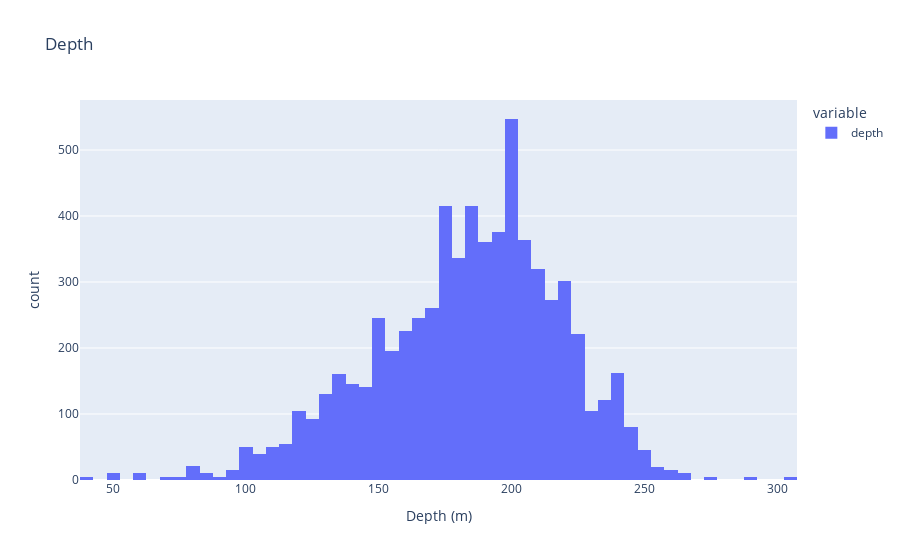

Notebook source saved alongside this figure:
### Code cell
raw_data["depth"].astype(float).plot.hist(
    nbins=100, title="Depth", labels=dict(value="Depth (m)")
)

### Figure 1 — Plotly figure (JSON) as saved in the notebook; plotly's stock layout.template omitted (floating-point values rounded to 4 significant figures; data arrays with more than 128 entries replaced by an {"elided": "..."} marker saying what was removed)
{"data": [{"alignmentgroup": "True", "bingroup": "x", "hovertemplate": "variable=depth<br>Depth (m)=%{x}<br>count=%{y}<extra></extra>", "legendgroup": "depth", "marker": {"color": "#636efa", "pattern": {"shape": ""}}, "name": "depth", "nbinsx": 100, "offsetgroup": "depth", "orientation": "v", "showlegend": true, "type": "histogram", "x": {"elided": "6728 float values"}, "xaxis": "x", "yaxis": "y"}], "layout": {"barmode": "relative", "legend": {"title": {"text": "variable"}, "tracegroupgap": 0}, "title": {"text": "Depth"}, "xaxis": {"anchor": "y", "domain": [0, 1], "title": {"text": "Depth (m)"}}, "yaxis": {"anchor": "x", "domain": [0, 1], "title": {"text": "count"}}}}
